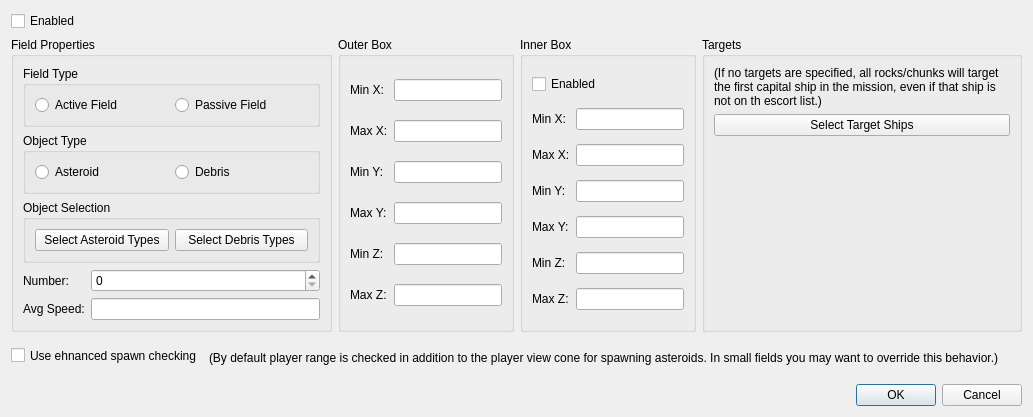
<?xml version="1.0" encoding="UTF-8"?>
<ui version="4.0">
 <class>fso::fred::dialogs::AsteroidEditorDialog</class>
 <widget class="QDialog" name="fso::fred::dialogs::AsteroidEditorDialog">
  <property name="geometry">
   <rect>
    <x>0</x>
    <y>0</y>
    <width>1033</width>
    <height>377</height>
   </rect>
  </property>
  <property name="sizePolicy">
   <sizepolicy hsizetype="Preferred" vsizetype="Preferred">
    <horstretch>0</horstretch>
    <verstretch>0</verstretch>
   </sizepolicy>
  </property>
  <property name="minimumSize">
   <size>
    <width>0</width>
    <height>0</height>
   </size>
  </property>
  <property name="windowTitle">
   <string>Debris Field Editor</string>
  </property>
  <layout class="QGridLayout" name="gridLayout">
   <item row="1" column="0">
    <layout class="QVBoxLayout" name="verticalLayout">
     <item>
      <layout class="QHBoxLayout" name="mainLayout">
       <item>
        <widget class="QGroupBox" name="fieldProperties">
         <property name="enabled">
          <bool>true</bool>
         </property>
         <property name="sizePolicy">
          <sizepolicy hsizetype="Preferred" vsizetype="Preferred">
           <horstretch>1</horstretch>
           <verstretch>0</verstretch>
          </sizepolicy>
         </property>
         <property name="accessibleName">
          <string>Field Properties</string>
         </property>
         <property name="title">
          <string>Field Properties</string>
         </property>
         <layout class="QGridLayout" name="gridLayout_4">
          <item row="0" column="0">
           <widget class="QGroupBox" name="fieldType">
            <property name="sizePolicy">
             <sizepolicy hsizetype="Preferred" vsizetype="Preferred">
              <horstretch>0</horstretch>
              <verstretch>0</verstretch>
             </sizepolicy>
            </property>
            <property name="minimumSize">
             <size>
              <width>0</width>
              <height>0</height>
             </size>
            </property>
            <property name="title">
             <string>Field Type</string>
            </property>
            <layout class="QHBoxLayout" name="horizontalLayout">
             <item>
              <widget class="QRadioButton" name="radioButtonActiveField">
               <property name="text">
                <string>Active Field</string>
               </property>
               <attribute name="buttonGroup">
                <string notr="true">radioActivePassive</string>
               </attribute>
              </widget>
             </item>
             <item>
              <widget class="QRadioButton" name="radioButtonPassiveField">
               <property name="text">
                <string>Passive Field</string>
               </property>
               <attribute name="buttonGroup">
                <string notr="true">radioActivePassive</string>
               </attribute>
              </widget>
             </item>
            </layout>
           </widget>
          </item>
          <item row="3" column="0">
           <layout class="QFormLayout" name="propertiesWidgets">
            <item row="0" column="1">
             <widget class="QSpinBox" name="spinBoxNumber"/>
            </item>
            <item row="0" column="0">
             <widget class="QLabel" name="labelNumber">
              <property name="text">
               <string>Number:</string>
              </property>
             </widget>
            </item>
            <item row="1" column="0">
             <widget class="QLabel" name="labelAvgSpeed">
              <property name="text">
               <string>Avg Speed:</string>
              </property>
             </widget>
            </item>
            <item row="1" column="1">
             <widget class="QLineEdit" name="lineEditAvgSpeed"/>
            </item>
           </layout>
          </item>
          <item row="1" column="0">
           <widget class="QGroupBox" name="objectType">
            <property name="title">
             <string>Object Type</string>
            </property>
            <layout class="QHBoxLayout" name="horizontalLayout_2">
             <item>
              <widget class="QRadioButton" name="radioButtonAsteroid">
               <property name="text">
                <string>Asteroid</string>
               </property>
               <attribute name="buttonGroup">
                <string notr="true">radioAsteroidDebris</string>
               </attribute>
              </widget>
             </item>
             <item>
              <widget class="QRadioButton" name="radioButtonDebris">
               <property name="text">
                <string>Debris</string>
               </property>
               <attribute name="buttonGroup">
                <string notr="true">radioAsteroidDebris</string>
               </attribute>
              </widget>
             </item>
            </layout>
           </widget>
          </item>
          <item row="2" column="0">
           <widget class="QGroupBox" name="objectSelection">
            <property name="title">
             <string>Object Selection</string>
            </property>
            <layout class="QHBoxLayout" name="horizontalLayout_3">
             <item>
              <widget class="QPushButton" name="asteroidSelectButton">
               <property name="text">
                <string>Select Asteroid Types</string>
               </property>
              </widget>
             </item>
             <item>
              <widget class="QPushButton" name="debrisSelectButton">
               <property name="text">
                <string>Select Debris Types</string>
               </property>
              </widget>
             </item>
            </layout>
           </widget>
          </item>
         </layout>
        </widget>
       </item>
       <item>
        <widget class="QGroupBox" name="outerBox">
         <property name="title">
          <string>Outer Box</string>
         </property>
         <layout class="QGridLayout" name="gridLayout_2">
          <item row="7" column="0">
           <widget class="QLabel" name="label_obox_minZ">
            <property name="text">
             <string>Min Z:</string>
            </property>
           </widget>
          </item>
          <item row="5" column="0">
           <widget class="QLabel" name="label_obox_maxY">
            <property name="text">
             <string>Max Y:</string>
            </property>
           </widget>
          </item>
          <item row="4" column="0">
           <widget class="QLabel" name="label_obox_minY">
            <property name="text">
             <string>Min Y:</string>
            </property>
           </widget>
          </item>
          <item row="9" column="0">
           <widget class="QLabel" name="label_obox_maxZ">
            <property name="text">
             <string>Max Z:</string>
            </property>
           </widget>
          </item>
          <item row="3" column="0">
           <widget class="QLabel" name="label_obox_maxX">
            <property name="text">
             <string>Max X:</string>
            </property>
           </widget>
          </item>
          <item row="0" column="0">
           <widget class="QLabel" name="label_obox_minX">
            <property name="text">
             <string>Min X:</string>
            </property>
           </widget>
          </item>
          <item row="3" column="1">
           <widget class="QLineEdit" name="lineEdit_obox_maxX"/>
          </item>
          <item row="4" column="1">
           <widget class="QLineEdit" name="lineEdit_obox_minY"/>
          </item>
          <item row="5" column="1">
           <widget class="QLineEdit" name="lineEdit_obox_maxY"/>
          </item>
          <item row="0" column="1">
           <widget class="QLineEdit" name="lineEdit_obox_minX"/>
          </item>
          <item row="9" column="1">
           <widget class="QLineEdit" name="lineEdit_obox_maxZ"/>
          </item>
          <item row="7" column="1">
           <widget class="QLineEdit" name="lineEdit_obox_minZ"/>
          </item>
         </layout>
        </widget>
       </item>
       <item>
        <widget class="QGroupBox" name="innerBox">
         <property name="sizePolicy">
          <sizepolicy hsizetype="Preferred" vsizetype="Preferred">
           <horstretch>0</horstretch>
           <verstretch>0</verstretch>
          </sizepolicy>
         </property>
         <property name="title">
          <string>Inner Box</string>
         </property>
         <layout class="QGridLayout" name="gridLayout_3">
          <item row="1" column="1">
           <widget class="QLineEdit" name="lineEdit_ibox_minX"/>
          </item>
          <item row="5" column="1">
           <widget class="QLineEdit" name="lineEdit_ibox_minY"/>
          </item>
          <item row="3" column="1">
           <widget class="QLineEdit" name="lineEdit_ibox_maxX"/>
          </item>
          <item row="0" column="0" colspan="2">
           <widget class="QCheckBox" name="innerBoxEnabled">
            <property name="text">
             <string>Enabled</string>
            </property>
           </widget>
          </item>
          <item row="7" column="0">
           <widget class="QLabel" name="label_ibox_minZ">
            <property name="text">
             <string>Min Z:</string>
            </property>
           </widget>
          </item>
          <item row="9" column="0">
           <widget class="QLabel" name="label_ibox_maxZ">
            <property name="text">
             <string>Max Z:</string>
            </property>
           </widget>
          </item>
          <item row="5" column="0">
           <widget class="QLabel" name="label_ibox_minY">
            <property name="text">
             <string>Min Y:</string>
            </property>
           </widget>
          </item>
          <item row="9" column="1">
           <widget class="QLineEdit" name="lineEdit_ibox_maxZ"/>
          </item>
          <item row="7" column="1">
           <widget class="QLineEdit" name="lineEdit_ibox_minZ"/>
          </item>
          <item row="6" column="0">
           <widget class="QLabel" name="label_ibox_maxY">
            <property name="text">
             <string>Max Y:</string>
            </property>
           </widget>
          </item>
          <item row="3" column="0">
           <widget class="QLabel" name="label_ibox_maxX">
            <property name="text">
             <string>Max X:</string>
            </property>
           </widget>
          </item>
          <item row="1" column="0">
           <widget class="QLabel" name="label_ibox_minX">
            <property name="text">
             <string>Min X:</string>
            </property>
           </widget>
          </item>
          <item row="6" column="1">
           <widget class="QLineEdit" name="lineEdit_ibox_maxY"/>
          </item>
         </layout>
        </widget>
       </item>
       <item>
        <widget class="QGroupBox" name="targets">
         <property name="sizePolicy">
          <sizepolicy hsizetype="Preferred" vsizetype="Preferred">
           <horstretch>1</horstretch>
           <verstretch>0</verstretch>
          </sizepolicy>
         </property>
         <property name="title">
          <string>Targets</string>
         </property>
         <layout class="QVBoxLayout" name="verticalLayout_2">
          <item>
           <widget class="QLabel" name="targetHelpText">
            <property name="text">
             <string>(If no targets are specified, all rocks/chunks will target the first capital ship in the mission, even if that ship is not on th escort list.)</string>
            </property>
            <property name="wordWrap">
             <bool>true</bool>
            </property>
           </widget>
          </item>
          <item>
           <widget class="QPushButton" name="shipSelectButton">
            <property name="text">
             <string>Select Target Ships</string>
            </property>
           </widget>
          </item>
          <item>
           <spacer name="verticalSpacer">
            <property name="orientation">
             <enum>Qt::Vertical</enum>
            </property>
            <property name="sizeHint" stdset="0">
             <size>
              <width>20</width>
              <height>40</height>
             </size>
            </property>
           </spacer>
          </item>
         </layout>
        </widget>
       </item>
      </layout>
     </item>
     <item>
      <layout class="QFormLayout" name="formLayout">
       <item row="0" column="0">
        <widget class="QCheckBox" name="enhancedFieldEnabled">
         <property name="sizePolicy">
          <sizepolicy hsizetype="Preferred" vsizetype="Preferred">
           <horstretch>0</horstretch>
           <verstretch>0</verstretch>
          </sizepolicy>
         </property>
         <property name="text">
          <string>Use ehnanced spawn checking</string>
         </property>
        </widget>
       </item>
       <item row="0" column="1">
        <widget class="QLabel" name="enhancedFieldHelpText">
         <property name="sizePolicy">
          <sizepolicy hsizetype="Preferred" vsizetype="Preferred">
           <horstretch>0</horstretch>
           <verstretch>0</verstretch>
          </sizepolicy>
         </property>
         <property name="minimumSize">
          <size>
           <width>0</width>
           <height>40</height>
          </size>
         </property>
         <property name="maximumSize">
          <size>
           <width>16777215</width>
           <height>16777215</height>
          </size>
         </property>
         <property name="text">
          <string>(By default player range is checked in addition to the player view cone for spawning asteroids. In small fields you may want to override this behavior.)</string>
         </property>
         <property name="wordWrap">
          <bool>true</bool>
         </property>
        </widget>
       </item>
      </layout>
     </item>
    </layout>
   </item>
   <item row="3" column="0">
    <widget class="QDialogButtonBox" name="okAndCancelButtons">
     <property name="standardButtons">
      <set>QDialogButtonBox::Cancel|QDialogButtonBox::Ok</set>
     </property>
    </widget>
   </item>
   <item row="0" column="0">
    <widget class="QCheckBox" name="enabled">
     <property name="text">
      <string>Enabled</string>
     </property>
    </widget>
   </item>
  </layout>
 </widget>
 <tabstops>
  <tabstop>enabled</tabstop>
  <tabstop>radioButtonActiveField</tabstop>
  <tabstop>radioButtonPassiveField</tabstop>
  <tabstop>radioButtonAsteroid</tabstop>
  <tabstop>radioButtonDebris</tabstop>
  <tabstop>asteroidSelectButton</tabstop>
  <tabstop>debrisSelectButton</tabstop>
  <tabstop>spinBoxNumber</tabstop>
  <tabstop>lineEditAvgSpeed</tabstop>
  <tabstop>lineEdit_obox_minX</tabstop>
  <tabstop>lineEdit_obox_maxX</tabstop>
  <tabstop>lineEdit_obox_minY</tabstop>
  <tabstop>lineEdit_obox_maxY</tabstop>
  <tabstop>lineEdit_obox_minZ</tabstop>
  <tabstop>lineEdit_obox_maxZ</tabstop>
  <tabstop>innerBoxEnabled</tabstop>
  <tabstop>lineEdit_ibox_minX</tabstop>
  <tabstop>lineEdit_ibox_maxX</tabstop>
  <tabstop>lineEdit_ibox_minY</tabstop>
  <tabstop>lineEdit_ibox_maxY</tabstop>
  <tabstop>lineEdit_ibox_minZ</tabstop>
  <tabstop>lineEdit_ibox_maxZ</tabstop>
  <tabstop>shipSelectButton</tabstop>
  <tabstop>enhancedFieldEnabled</tabstop>
  <tabstop>okAndCancelButtons</tabstop>
 </tabstops>
 <resources/>
 <connections/>
 <buttongroups>
  <buttongroup name="radioAsteroidDebris"/>
  <buttongroup name="radioActivePassive"/>
 </buttongroups>
</ui>
